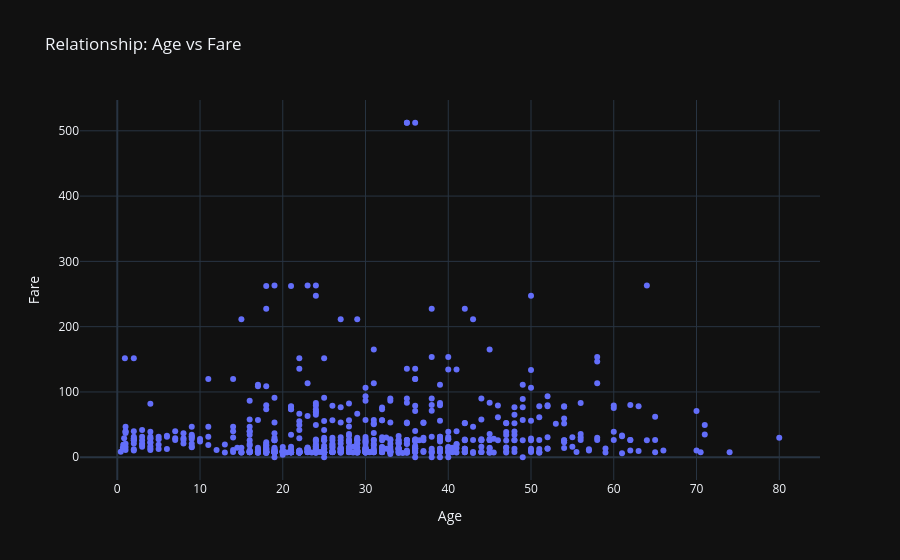

Notebook code for this chart:
### Markdown cell above
## Testing New Features: Relationships, Correlations and Testers

### Code cell
# Ensure titanic or any dataset is loaded first
# test plot_relationship (Num vs Num)
inspector.plot_relationship('Age', 'Fare')

### Figure 1 — Plotly figure (JSON) as saved in the notebook; plotly's stock layout.template omitted (floating-point values rounded to 4 significant figures; data arrays with more than 128 entries replaced by an {"elided": "..."} marker saying what was removed)
{"data": [{"hovertemplate": "Age=%{x}<br>Fare=%{y}<extra></extra>", "legendgroup": "", "marker": {"color": "#636efa", "symbol": "circle"}, "mode": "markers", "name": "", "orientation": "v", "showlegend": false, "type": "scatter", "x": {"elided": "891 float values"}, "xaxis": "x", "y": {"elided": "891 float values"}, "yaxis": "y"}], "layout": {"legend": {"tracegroupgap": 0}, "title": {"text": "Relationship: Age vs Fare"}, "xaxis": {"anchor": "y", "domain": [0, 1], "title": {"text": "Age"}}, "yaxis": {"anchor": "x", "domain": [0, 1], "title": {"text": "Fare"}}}}
